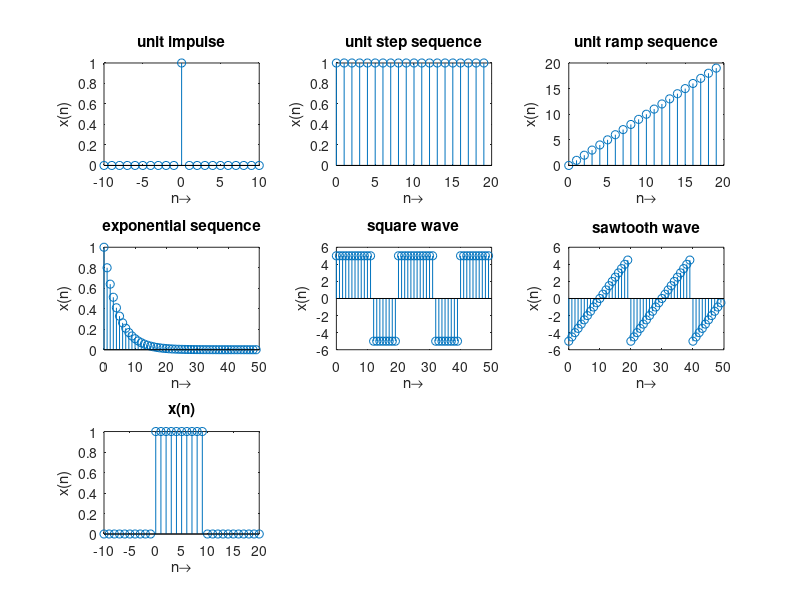

Source code (MATLAB):
clc

%unit sample 1(i)
n = -10:10;
x = (n == 0);
subplot(3,3,1);
stem(n,x);
xlabel('n\rightarrow');
ylabel('x(n)');
title('unit impulse');

%unit step sequence 1(ii)
N = 20;
x1 = ones(1,N);
n = 0:1:N-1;
subplot(3,3,2);
stem(n,x1);
xlabel('n\rightarrow');
ylabel('x(n)');
title('unit step sequence');

%unit ramp sequence 1(iii)
p = ones(1,N);
n = 0:1:N-1;
x2 = n.*p;
subplot(3,3,3);
stem(n,x2);
xlabel('n\rightarrow');
ylabel('x(n)');
title('unit ramp sequence');

%exponential sequence 1(iv)
N = 50;
u = ones(1,N);
n = 0:1:N-1;
x3 = 0.8.^(n).*u;
subplot(3,3,4);
stem(n,x3);
xlabel('n\rightarrow');
ylabel('x(n)');
title('exponential sequence');

%square wave 1(v)
L = 50;
A = 5;
p = 20;
f = 1/p;
dc = 60; %duty cycle
t = 0:L-1;
x4 = A*square(2*pi*f*t, dc);
subplot(3,3,5);
stem(t,x4);
xlabel('n\rightarrow');
ylabel('x(n)');
title('square wave');

%sawtooth waveform 1(v)
L = 50;
A = 5;
p = 20;
f = 1/p;
x5 = A*sawtooth(2*pi*f*t);
subplot(3,3,6);
stem(t,x5);
xlabel('n\rightarrow');
ylabel('x(n)');
title('sawtooth wave');

%x(n) = u(n)-u(n-10) 1(vi)
n = -10:20;
x6 = ((n >= 0)-(n >= 10));
subplot(3,3,7);
stem(n, x6);
xlabel('n\rightarrow');
ylabel('x(n)');
title('x(n)');